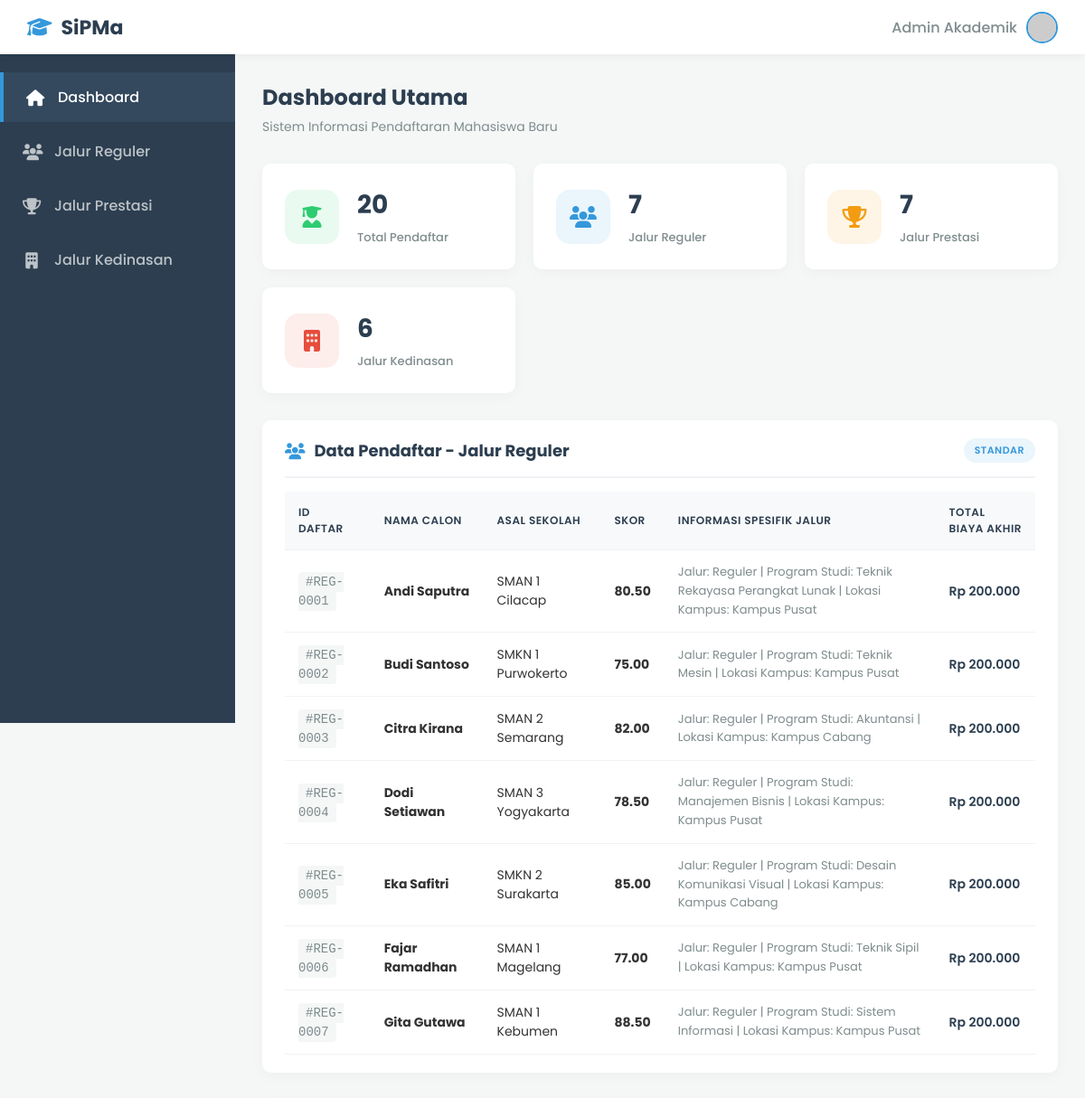
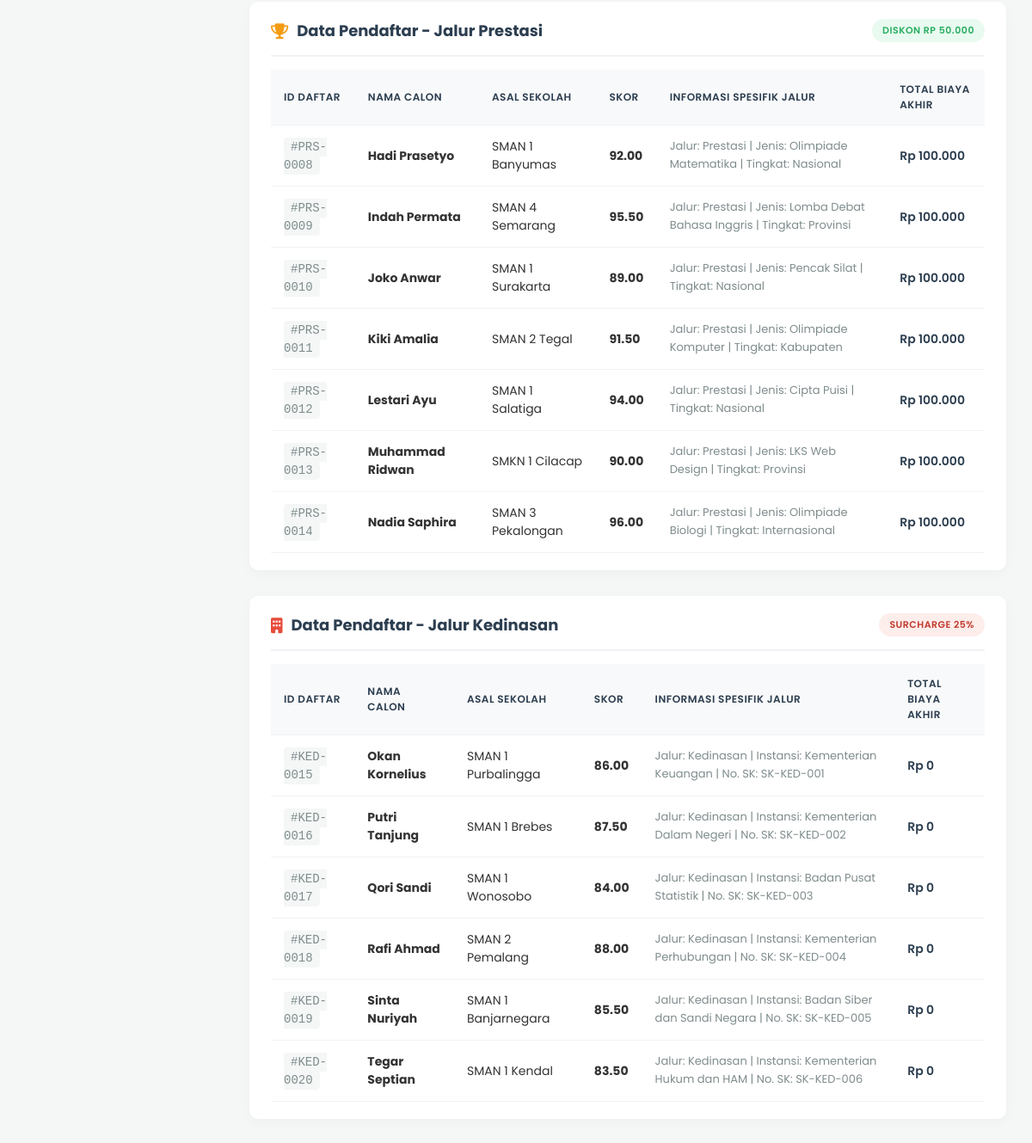
The page / on the database its author committed (2 pictures, top to bottom).
### tables this page shows
CREATE TABLE `tabel_pendaftaran` (
  `id_pendaftaran` int NOT NULL,
  `nama_calon` varchar(150) NOT NULL,
  `asal_sekolah` varchar(150) NOT NULL,
  `nilai_ujian` decimal(5,2) NOT NULL,
  `biaya_pendaftaran_dasar` decimal(10,2) NOT NULL,
  `jalur_pendaftaran` enum('Reguler','Prestasi','Kedinasan') NOT NULL,
  `pilihan_prodi` varchar(100) DEFAULT NULL,
  `lokasi_kampus` varchar(100) DEFAULT NULL,
  `jenis_prestasi` varchar(100) DEFAULT NULL,
  `tingkat_prestasi` varchar(100) DEFAULT NULL,
  `sk_ikatan_dinas` varchar(100) DEFAULT NULL,
  `instansi_sponsor` varchar(150) DEFAULT NULL
);

### PendaftaranReguler.php (called while the page is built, shortened)
<?php
class PendaftaranReguler extends Pendaftaran {
    private $pilihanProdi;
    private $lokasiKampus;
    public function __construct($id_pendaftaran, $nama_calon, $asal_sekolah, $nilai_ujian, $biayaPendaftaranDasar, $pilihanProdi, $lokasiKampus) {
        $this->pilihanProdi = $pilihanProdi;
        $this->lokasiKampus = $lokasiKampus;
    }
    public function hitungTotalBiaya() {
        return $this->biayaPendaftaranDasar;
        return $this->biayaPendaftaranDasar;
    }
    public function tampilkanInfoJalur() {
        return "Jalur: Reguler | Program Studi: {$this->pilihanProdi} | Lokasi Kampus: {$this->lokasiKampus}";
    }
    public static function getDaftarReguler($db) {
        $query = "SELECT * FROM tabel_pendaftaran WHERE jalur_pendaftaran = 'Reguler'";
        $stmt = $db->prepare($query);
        $stmt->execute();
        return $stmt->fetchAll(PDO::FETCH_ASSOC);
    }
}
?>

### PendaftaranPrestasi.php (called while the page is built, shortened)
<?php
class PendaftaranPrestasi extends Pendaftaran {
    private $jenisPrestasi;
    private $tingkatPrestasi;
    public function __construct($id_pendaftaran, $nama_calon, $asal_sekolah, $nilai_ujian, $biayaPendaftaranDasar, $jenisPrestasi, $tingkatPrestasi) {
        $this->jenisPrestasi = $jenisPrestasi;
        $this->tingkatPrestasi = $tingkatPrestasi;
    }
    public function hitungTotalBiaya() {
        $diskon = 50000;
        $total = $this->biayaPendaftaranDasar - $diskon;
        return ($total > 0) ? $total : 0;
        $totalBiaya = $this->biayaPendaftaranDasar - 50000;
        return ($totalBiaya > 0) ? $totalBiaya : 0;
    }
    public function tampilkanInfoJalur() {
        return "Jalur: Prestasi | Jenis: {$this->jenisPrestasi} | Tingkat: {$this->tingkatPrestasi}";
    }
    public static function getDaftarPrestasi($db) {
        $query = "SELECT * FROM tabel_pendaftaran WHERE jalur_pendaftaran = 'Prestasi'";
        $stmt = $db->prepare($query);
        $stmt->execute();
        return $stmt->fetchAll(PDO::FETCH_ASSOC);
    }
}
?>

### PendaftaranKedinasan.php (called while the page is built, shortened)
<?php
class PendaftaranKedinasan extends Pendaftaran {
    private $skIkatanDinas;
    private $instansiSponsor;
    public function __construct($id_pendaftaran, $nama_calon, $asal_sekolah, $nilai_ujian, $biayaPendaftaranDasar, $skIkatanDinas, $instansiSponsor) {
        $this->skIkatanDinas = $skIkatanDinas;
        $this->instansiSponsor = $instansiSponsor;
    }
    public function hitungTotalBiaya() {
        return 0;
        return $this->biayaPendaftaranDasar * 1.25;
    }
    public function tampilkanInfoJalur() {
        return "Jalur: Kedinasan | Instansi: {$this->instansiSponsor} | No. SK: {$this->skIkatanDinas}";
    }
    public static function getDaftarKedinasan($db) {
        $query = "SELECT * FROM tabel_pendaftaran WHERE jalur_pendaftaran = 'Kedinasan'";
        $stmt = $db->prepare($query);
        $stmt->execute();
        return $stmt->fetchAll(PDO::FETCH_ASSOC);
    }
}
?>

### Pendaftaran.php (called while the page is built, shortened)
<?php
abstract class Pendaftaran {
    protected $id_pendaftaran;
    protected $nama_calon;
    protected $asal_sekolah;
    protected $nilai_ujian;
    public function __construct($id_pendaftaran, $nama_calon, $asal_sekolah, $nilai_ujian, $biayaPendaftaranDasar) {
        $this->id_pendaftaran = $id_pendaftaran;
        $this->nama_calon = $nama_calon;
        $this->asal_sekolah = $asal_sekolah;
        $this->nilai_ujian = $nilai_ujian;
        $this->biayaPendaftaranDasar = $biayaPendaftaranDasar;
    }
    public function getIdPendaftaran() {
        return $this->id_pendaftaran;
    }
    public function getNamaCalon() {
        return $this->nama_calon;
    }
    public function getAsalSekolah() {
        return $this->asal_sekolah;
    }
    public function getNilaiUjian() {
        return $this->nilai_ujian;
    }
}

### index.php (the view, shortened to what this page needs)
<?php
require_once 'koneksi.php';
require_once 'Pendaftaran.php';
require_once 'PendaftaranReguler.php';
require_once 'PendaftaranPrestasi.php';
require_once 'PendaftaranKedinasan.php';
$listReguler = [];
$listPrestasi = [];
$listKedinasan = [];
$dataReguler = PendaftaranReguler::getDaftarReguler($koneksi);
foreach ($dataReguler as $row) {
    $listReguler[] = new PendaftaranReguler(
        $row['id_pendaftaran'], $row['nama_calon'], $row['asal_sekolah'],
        $row['nilai_ujian'], $row['biaya_pendaftaran_dasar'],
        $row['pilihan_prodi'], $row['lokasi_kampus']
    );
}
$dataPrestasi = PendaftaranPrestasi::getDaftarPrestasi($koneksi);
foreach ($dataPrestasi as $row) {
    $listPrestasi[] = new PendaftaranPrestasi(
        $row['id_pendaftaran'], $row['nama_calon'], $row['asal_sekolah'],
        $row['nilai_ujian'], $row['biaya_pendaftaran_dasar'],
        $row['jenis_prestasi'], $row['tingkat_prestasi']
    );
}
$dataKedinasan = PendaftaranKedinasan::getDaftarKedinasan($koneksi);
foreach ($dataKedinasan as $row) {
    $listKedinasan[] = new PendaftaranKedinasan(
        $row['id_pendaftaran'], $row['nama_calon'], $row['asal_sekolah'],
        $row['nilai_ujian'], $row['biaya_pendaftaran_dasar'],
        $row['sk_ikatan_dinas'], $row['instansi_sponsor']
    );
}
$totalReguler = count($listReguler);
$totalPrestasi = count($listPrestasi);
$totalKedinasan = count($listKedinasan);
$totalSemua = $totalReguler + $totalPrestasi + $totalKedinasan;
?>
<!DOCTYPE html>
<html lang="id">
<head>
    <link rel="stylesheet" href="https://cdnjs.cloudflare.com/ajax/libs/font-awesome/6.4.0/css/all.min.css">
</head>
<body>
    <nav class="navbar">
        <div class="brand">
            <i class="fas fa-graduation-cap"></i> SiPMa
        </div>
        <div class="user-profile">
            <span>Admin Akademik</span>
            <img src="https://ui-avatars.com/api/?name=Admin+Akademik&background=3498db&color=fff" alt="User">
        </div>
    </nav>
    <div class="wrapper">
        <aside class="sidebar">
            <ul class="sidebar-menu">
                <li><a class="nav-link active" onclick="switchTab('sec-dashboard', this)"><i class="fas fa-home"></i> Dashboard</a></li>
                <li><a class="nav-link" onclick="switchTab('sec-reguler', this)"><i class="fas fa-users"></i> Jalur Reguler</a></li>
                <li><a class="nav-link" onclick="switchTab('sec-prestasi', this)"><i class="fas fa-trophy"></i> Jalur Prestasi</a></li>
                <li><a class="nav-link" onclick="switchTab('sec-kedinasan', this)"><i class="fas fa-building"></i> Jalur Kedinasan</a></li>
            </ul>
        </aside>
        <main class="main-content">
            <div class="content-header">
                <h1 id="page-title">Dashboard Utama</h1>
                <p>Sistem Informasi Pendaftaran Mahasiswa Baru</p>
            </div>
            <div id="sec-dashboard" class="content-section active">
                <div class="widget-container">
                    <div class="widget">
                        <div class="widget-icon green"><i class="fas fa-user-graduate"></i></div>
                        <div class="widget-info">
                            <h3><?= $totalSemua; ?></h3>
                            <p>Total Pendaftar</p>
                        </div>
                    </div>
                    <div class="widget">
                        <div class="widget-icon blue"><i class="fas fa-users"></i></div>
                        <div class="widget-info">
                            <h3><?= $totalReguler; ?></h3>
                            <p>Jalur Reguler</p>
                        </div>
                    </div>
                    <div class="widget">
                        <div class="widget-icon orange"><i class="fas fa-trophy"></i></div>
                        <div class="widget-info">
                            <h3><?= $totalPrestasi; ?></h3>
                            <p>Jalur Prestasi</p>
                        </div>
                    </div>
                    <div class="widget">
                        <div class="widget-icon red"><i class="fas fa-building"></i></div>
                        <div class="widget-info">
                            <h3><?= $totalKedinasan; ?></h3>
                            <p>Jalur Kedinasan</p>
                        </div>
                    </div>
                </div>
            </div>
            <div id="sec-reguler" class="content-section active">
                <div class="card">
                    <div class="card-header">
                        <h2><i class="fas fa-users" style="color: #3498db;"></i> Data Pendaftar - Jalur Reguler</h2>
                        <span class="badge primary">Standar</span>
                    </div>
                    <table>
                        <thead>
                            <tr>
                                <th>ID Daftar</th>
                                <th>Nama Calon</th>
                                <th>Asal Sekolah</th>
                                <th>Skor</th>
                                <th>Informasi Spesifik Jalur</th>
                                <th>Total Biaya Akhir</th>
                            </tr>
                        </thead>
                        <tbody>
                            <?php foreach ($listReguler as $mhs): ?>
                            <tr>
                                <td><span class="id-text">#REG-<?= str_pad($mhs->getIdPendaftaran(), 4, '0', STR_PAD_LEFT); ?></span></td>
                                <td><strong><?= $mhs->getNamaCalon(); ?></strong></td>
                                <td><?= $mhs->getAsalSekolah(); ?></td>
                                <td><strong><?= $mhs->getNilaiUjian(); ?></strong></td>
                                <td class="info-cell"><?= $mhs->tampilkanInfoJalur(); ?></td>
                                <td class="money">Rp <?= number_format($mhs->hitungTotalBiaya(), 0, ',', '.'); ?></td>
                            </tr>
                            <?php endforeach; ?>
                        </tbody>
                    </table>
                </div>
            </div>
            <div id="sec-prestasi" class="content-section active">
                <div class="card">
                    <div class="card-header">
                        <h2><i class="fas fa-trophy" style="color: #f39c12;"></i> Data Pendaftar - Jalur Prestasi</h2>
                        <span class="badge success">Diskon Rp 50.000</span>
                    </div>
                    <table>
                        <thead>
                            <tr>
                                <th>ID Daftar</th>
                                <th>Nama Calon</th>
                                <th>Asal Sekolah</th>
                                <th>Skor</th>
                                <th>Informasi Spesifik Jalur</th>
                                <th>Total Biaya Akhir</th>
                            </tr>
                        </thead>
                        <tbody>
                            <?php foreach ($listPrestasi as $mhs): ?>
                            <tr>
                                <td><span class="id-text">#PRS-<?= str_pad($mhs->getIdPendaftaran(), 4, '0', STR_PAD_LEFT); ?></span></td>
                                <td><strong><?= $mhs->getNamaCalon(); ?></strong></td>
                                <td><?= $mhs->getAsalSekolah(); ?></td>
                                <td><strong><?= $mhs->getNilaiUjian(); ?></strong></td>
                                <td class="info-cell"><?= $mhs->tampilkanInfoJalur(); ?></td>
                                <td class="money">Rp <?= number_format($mhs->hitungTotalBiaya(), 0, ',', '.'); ?></td>
                            </tr>
                            <?php endforeach; ?>
                        </tbody>
                    </table>
                </div>
            </div>
            <div id="sec-kedinasan" class="content-section active">
                <div class="card">
                    <div class="card-header">
                        <h2><i class="fas fa-building" style="color: #e74c3c;"></i> Data Pendaftar - Jalur Kedinasan</h2>
                        <span class="badge danger">Surcharge 25%</span>
                    </div>
                    <table>
                        <thead>
                            <tr>
                                <th>ID Daftar</th>
                                <th>Nama Calon</th>
                                <th>Asal Sekolah</th>
                                <th>Skor</th>
                                <th>Informasi Spesifik Jalur</th>
                                <th>Total Biaya Akhir</th>
                            </tr>
                        </thead>
                        <tbody>
                            <?php foreach ($listKedinasan as $mhs): ?>
                            <tr>
                                <td><span class="id-text">#KED-<?= str_pad($mhs->getIdPendaftaran(), 4, '0', STR_PAD_LEFT); ?></span></td>
                                <td><strong><?= $mhs->getNamaCalon(); ?></strong></td>
                                <td><?= $mhs->getAsalSekolah(); ?></td>
                                <td><strong><?= $mhs->getNilaiUjian(); ?></strong></td>
                                <td class="info-cell"><?= $mhs->tampilkanInfoJalur(); ?></td>
                                <td class="money">Rp <?= number_format($mhs->hitungTotalBiaya(), 0, ',', '.'); ?></td>
                            </tr>
                            <?php endforeach; ?>
                        </tbody>
                    </table>
                </div>
            </div>
        </main>
    </div>
</body>
</html>

### rows shown on the page
tabel_pendaftaran: id_pendaftaran "0001", nama_calon "Andi Saputra", asal_sekolah "SMAN 1 Cilacap", nilai_ujian "80.50", $mhs->tampilkanInfoJalur() "Jalur: Reguler | Program Studi: Teknik Rekayasa Perangkat Lunak | Lokasi Kampus: Kampus Pusat", biaya_pendaftaran_dasar "200.000"
tabel_pendaftaran: id_pendaftaran "0002", nama_calon "Budi Santoso", asal_sekolah "SMKN 1 Purwokerto", nilai_ujian "75.00", $mhs->tampilkanInfoJalur() "Jalur: Reguler | Program Studi: Teknik Mesin | Lokasi Kampus: Kampus Pusat", biaya_pendaftaran_dasar "200.000"
tabel_pendaftaran: id_pendaftaran "0003", nama_calon "Citra Kirana", asal_sekolah "SMAN 2 Semarang", nilai_ujian "82.00", $mhs->tampilkanInfoJalur() "Jalur: Reguler | Program Studi: Akuntansi | Lokasi Kampus: Kampus Cabang", biaya_pendaftaran_dasar "200.000"
tabel_pendaftaran: id_pendaftaran "0004", nama_calon "Dodi Setiawan", asal_sekolah "SMAN 3 Yogyakarta", nilai_ujian "78.50", $mhs->tampilkanInfoJalur() "Jalur: Reguler | Program Studi: Manajemen Bisnis | Lokasi Kampus: Kampus Pusat", biaya_pendaftaran_dasar "200.000"
tabel_pendaftaran: id_pendaftaran "0005", nama_calon "Eka Safitri", asal_sekolah "SMKN 2 Surakarta", nilai_ujian "85.00", $mhs->tampilkanInfoJalur() "Jalur: Reguler | Program Studi: Desain Komunikasi Visual | Lokasi Kampus: Kampus Cabang", biaya_pendaftaran_dasar "200.000"
tabel_pendaftaran: id_pendaftaran "0006", nama_calon "Fajar Ramadhan", asal_sekolah "SMAN 1 Magelang", nilai_ujian "77.00", $mhs->tampilkanInfoJalur() "Jalur: Reguler | Program Studi: Teknik Sipil | Lokasi Kampus: Kampus Pusat", biaya_pendaftaran_dasar "200.000"
tabel_pendaftaran: id_pendaftaran "0007", nama_calon "Gita Gutawa", asal_sekolah "SMAN 1 Kebumen", nilai_ujian "88.50", $mhs->tampilkanInfoJalur() "Jalur: Reguler | Program Studi: Sistem Informasi | Lokasi Kampus: Kampus Pusat", biaya_pendaftaran_dasar "200.000"
tabel_pendaftaran: id_pendaftaran "0008", nama_calon "Hadi Prasetyo", asal_sekolah "SMAN 1 Banyumas", nilai_ujian "92.00", $mhs->tampilkanInfoJalur() "Jalur: Prestasi | Jenis: Olimpiade Matematika | Tingkat: Nasional", biaya_pendaftaran_dasar "100.000"
tabel_pendaftaran: id_pendaftaran "0009", nama_calon "Indah Permata", asal_sekolah "SMAN 4 Semarang", nilai_ujian "95.50", $mhs->tampilkanInfoJalur() "Jalur: Prestasi | Jenis: Lomba Debat Bahasa Inggris | Tingkat: Provinsi", biaya_pendaftaran_dasar "100.000"
tabel_pendaftaran: id_pendaftaran "0010", nama_calon "Joko Anwar", asal_sekolah "SMAN 1 Surakarta", nilai_ujian "89.00", $mhs->tampilkanInfoJalur() "Jalur: Prestasi | Jenis: Pencak Silat | Tingkat: Nasional", biaya_pendaftaran_dasar "100.000"
tabel_pendaftaran: id_pendaftaran "0011", nama_calon "Kiki Amalia", asal_sekolah "SMAN 2 Tegal", nilai_ujian "91.50", $mhs->tampilkanInfoJalur() "Jalur: Prestasi | Jenis: Olimpiade Komputer | Tingkat: Kabupaten", biaya_pendaftaran_dasar "100.000"
tabel_pendaftaran: id_pendaftaran "0012", nama_calon "Lestari Ayu", asal_sekolah "SMAN 1 Salatiga", nilai_ujian "94.00", $mhs->tampilkanInfoJalur() "Jalur: Prestasi | Jenis: Cipta Puisi | Tingkat: Nasional", biaya_pendaftaran_dasar "100.000"
tabel_pendaftaran: id_pendaftaran "0013", nama_calon "Muhammad Ridwan", asal_sekolah "SMKN 1 Cilacap", nilai_ujian "90.00", $mhs->tampilkanInfoJalur() "Jalur: Prestasi | Jenis: LKS Web Design | Tingkat: Provinsi", biaya_pendaftaran_dasar "100.000"
tabel_pendaftaran: id_pendaftaran "0014", nama_calon "Nadia Saphira", asal_sekolah "SMAN 3 Pekalongan", nilai_ujian "96.00", $mhs->tampilkanInfoJalur() "Jalur: Prestasi | Jenis: Olimpiade Biologi | Tingkat: Internasional", biaya_pendaftaran_dasar "100.000"
tabel_pendaftaran: id_pendaftaran "0015", nama_calon "Okan Kornelius", asal_sekolah "SMAN 1 Purbalingga", nilai_ujian "86.00", $mhs->tampilkanInfoJalur() "Jalur: Kedinasan | Instansi: Kementerian Keuangan | No. SK: SK-KED-001", hitungTotalBiaya "0"
tabel_pendaftaran: id_pendaftaran "0016", nama_calon "Putri Tanjung", asal_sekolah "SMAN 1 Brebes", nilai_ujian "87.50", $mhs->tampilkanInfoJalur() "Jalur: Kedinasan | Instansi: Kementerian Dalam Negeri | No. SK: SK-KED-002", hitungTotalBiaya "0"
tabel_pendaftaran: id_pendaftaran "0017", nama_calon "Qori Sandi", asal_sekolah "SMAN 1 Wonosobo", nilai_ujian "84.00", $mhs->tampilkanInfoJalur() "Jalur: Kedinasan | Instansi: Badan Pusat Statistik | No. SK: SK-KED-003", hitungTotalBiaya "0"
tabel_pendaftaran: id_pendaftaran "0018", nama_calon "Rafi Ahmad", asal_sekolah "SMAN 2 Pemalang", nilai_ujian "88.00", $mhs->tampilkanInfoJalur() "Jalur: Kedinasan | Instansi: Kementerian Perhubungan | No. SK: SK-KED-004", hitungTotalBiaya "0"
tabel_pendaftaran: id_pendaftaran "0019", nama_calon "Sinta Nuriyah", asal_sekolah "SMAN 1 Banjarnegara", nilai_ujian "85.50", $mhs->tampilkanInfoJalur() "Jalur: Kedinasan | Instansi: Badan Siber dan Sandi Negara | No. SK: SK-KED-005", hitungTotalBiaya "0"
tabel_pendaftaran: id_pendaftaran "0020", nama_calon "Tegar Septian", asal_sekolah "SMAN 1 Kendal", nilai_ujian "83.50", $mhs->tampilkanInfoJalur() "Jalur: Kedinasan | Instansi: Kementerian Hukum dan HAM | No. SK: SK-KED-006", hitungTotalBiaya "0"

### other values the page prints
$totalSemua "20"
$totalReguler "7"
$totalPrestasi "7"
$totalKedinasan "6"
